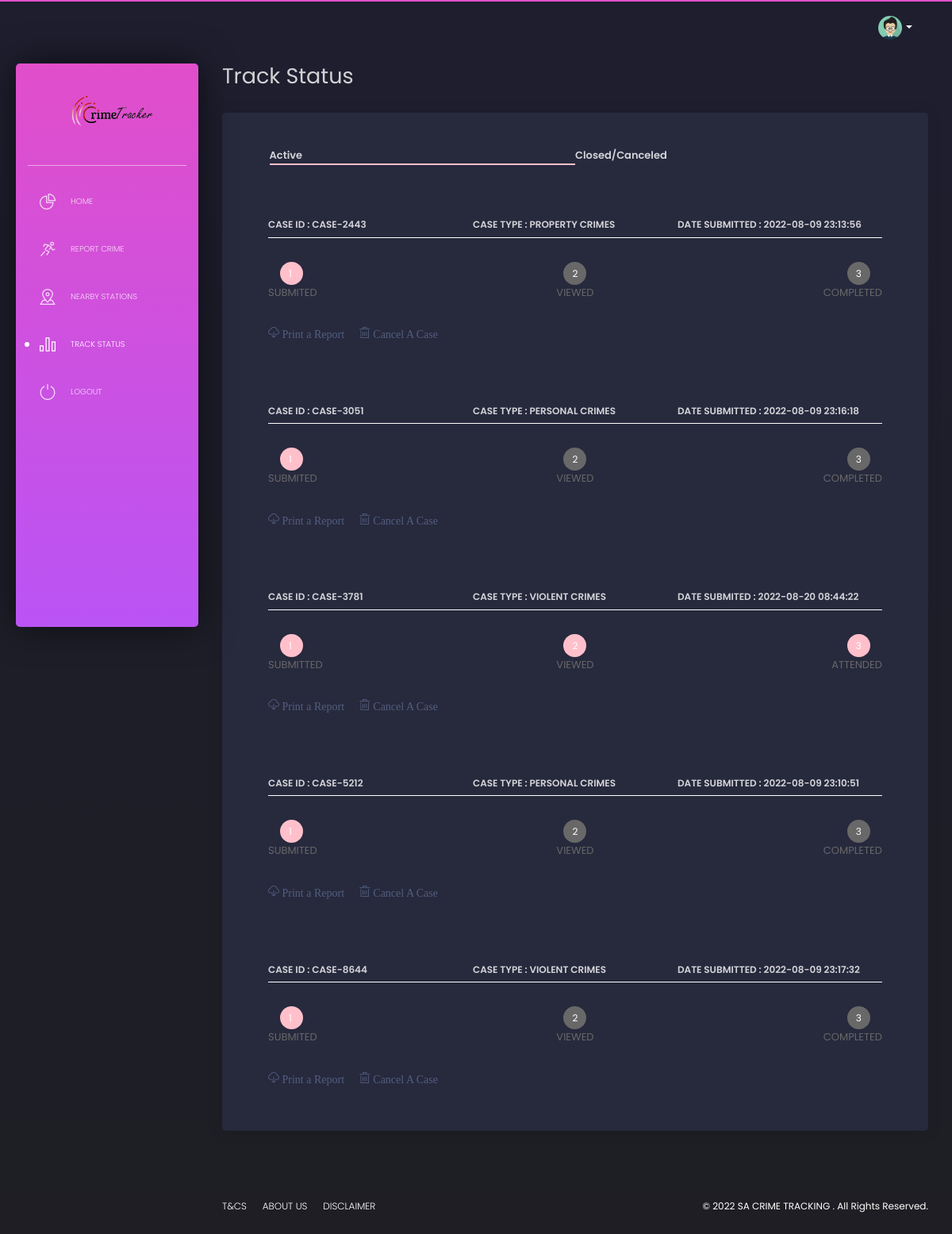
Page /user/status.php (signed in) on the committed database.
### tables this page shows
CREATE TABLE `reported_case` (
  `case_id` varchar(200) NOT NULL,
  `user_id` varchar(200) NOT NULL,
  `police_stationID` varchar(200) NOT NULL,
  `case_type` varchar(200) NOT NULL,
  `description` varchar(200) NOT NULL,
  `date_submited` datetime NOT NULL DEFAULT current_timestamp(),
  `case_status` varchar(200) NOT NULL DEFAULT 'Submited',
  `police_id` varchar(200) NOT NULL,
  `received` int(50) NOT NULL DEFAULT 0,
  `incident_date` varchar(200) NOT NULL,
  `location` varchar(200) NOT NULL
);

### user/status.php (the view, shortened to what this page needs)
<?php
  include("../database/connection.php");
  $email=$_SESSION['user'];
  $sql="SELECT * from user where email_address='$email'";
  $res=mysqli_query($conn,$sql);
  $profile_pic="";
  while($row=mysqli_fetch_assoc($res)){
	$profile_pic=$row['profile_pic'];
 }
?>
<!DOCTYPE html>
<html lang="en">
<head>
  <link href="https://use.fontawesome.com/releases/v5.0.6/css/all.css" rel="stylesheet">
  <link href="../assets/css/nucleo-icons.css" rel="stylesheet" />
  <link href="../assets/css/black-dashboard.css?v=1.0.0" rel="stylesheet" />
  <link href="../assets/demo/demo.css" rel="stylesheet" />
  <link rel="../stylesheet" href="../dist/css/cxdialog.min.css">
  <link type="text/css" rel="stylesheet" href="../loader/dist/jquery.loading-indicator.css" />
</head>
<body class="">
  <div class="wrapper">
    <div class="sidebar">
      <div class="sidebar-wrapper">
        <div class="logo">
           <img src="../assets/img/logo.png">
        </div>
        <ul class="nav">
         <li class="">
            <a href="index.php">
              <i class="tim-icons icon-chart-pie-36"></i>
              <p>Home</p>
            </a>
          </li>
          <li >
            <a href="report_case.php">
              <i class="tim-icons icon-user-run"></i>
              <p>Report Crime</p>
            </a>
          </li>
         <li >
            <a href="nearby_stations.php">
              <i class="tim-icons icon-square-pin"></i>
              <p>Nearby Stations</p>
            </a>
          </li>
         <li  class="active">
            <a href="status.php">
              <i class="tim-icons icon-chart-bar-32"></i>
              <p>Track Status</p>
            </a>
          </li>
          <li>
            <a href="../index.php">
              <i class="tim-icons icon-button-power"></i>
              <p>Logout</p>
            </a>
          </li>
        </ul>
      </div>
    </div>
    <div class="main-panel">
      <nav class="navbar navbar-expand-lg navbar-absolute navbar-transparent">
        <div class="container-fluid">
          <div class="collapse navbar-collapse" id="navigation">
            <ul class="navbar-nav ml-auto">
              <li class="dropdown nav-item">
                <a href="#" class="dropdown-toggle nav-link" data-toggle="dropdown">
                 <div class="photo">
				    <?php
					   if($profile_pic==""){
						?>
                       <img src="../assets/img/anime3.png" alt="Profile Photo">
					   <?php
					}
					else{
					?>
					 <img src="profile pictures/<?php echo $profile_pic; ?>" alt="Profile Photo">
					<?php
					}?>
                  </div>
                  <b class="caret d-none d-lg-block d-xl-block"></b>
                </a>
              </li>
            </ul>
          </div>
        </div>
      </nav>
      <div class="content">
        <div class="row">
          <div class="col-md-12">
		  <h2>Track Status</h2>
            <div class="card" id="individual">
              <div class="card-header" style="display:flex;width:90%;margin:0 auto">
                <h5 class="title" style="width:50%;border-bottom:2px solid pink;cursor:pointer">Active</h5>
				<h5 class="title" style="cursor:pointer;width:50%">Closed/Canceled</h5>
              </div>
              <div class="card-body">
		   <?php
		           $sql="select * from  reported_case where user_id='$email'";
				   $results=mysqli_query($conn,$sql);
				   if(mysqli_num_rows($results)>0){
					   while($row=mysqli_fetch_assoc($results)){
					     if(strtoupper($row['case_status'])=='ATTENDED'){
		                  echo '
						    	<div class="status">
                                   <h6>Case ID : '.$row["case_id"].'</h6>
								   <h6>Case Type : '.$row["case_type"].'</h6>
								   <h6>Date Submited : '.$row["date_submited"].'</h6>
		                         </div>
                                <div class="pr">
                                   <div class="">
                                      <ul id="progressbar" >
                                         <li class="step0 active " id="step1">SUBMITTED</li>
                                         <li class="step0 active text-center" id="step2">VIEWED</li>
                                         <li class="step0 active text-muted text-right" id="step3">'.strtoupper($row['case_status']).'</li>
                                       </ul>
                                   </div>
								   <i class="tim-icons icon-cloud-download-93" style="margin-right:15px"><a style="cursor:pointer" onclick=status("'.$row["case_id"].'")> Print a Report </a></i>
								    <i class="tim-icons icon-trash-simple"><a style="cursor:pointer" onclick=cancel("'.$row["case_id"].'")> Cancel A Case</a></i>
                                </div>
								';
						 }
						 else if(strtoupper($row['case_status'])=='SUBMITED'){
		                  echo '
						    	<div class="status">
                                   <h6>Case ID : '.$row["case_id"].'</h6>
								   <h6>Case Type : '.$row["case_type"].'</h6>
								   <h6>Date Submitted : '.$row["date_submited"].'</h6>
		                         </div>
                                <div class="pr">
                                   <div class="">
                                      <ul id="progressbar" >
                                         <li class="step0 active " id="step1">SUBMITED</li>
                                         <li class="step0  text-center" id="step2">VIEWED</li>
                                         <li class="step0  text-muted text-right" id="step3">COMPLETED</li>
                                       </ul>
                                   </div>
								   <i class="tim-icons icon-cloud-download-93" style="margin-right:15px"><a style="cursor:pointer" onclick=status("'.$row["case_id"].'")> Print a Report </a></i>
								    <i class="tim-icons icon-trash-simple"><a style="cursor:pointer" onclick=cancel("'.$row["case_id"].'")> Cancel A Case</a></i>
                                </div>
								';
						 }
					   }
				   }
				   else{
					   echo '
	                        <div class="card-body" style="text-align:center">
                            <h6>No Active Ticket Found</h6>
		                    </div>
					   ';
				   }
		  ?>
              </div>
            </div>
          </div>
        </div>
      </div>
       <footer class="footer">
        <div class="container-fluid">
          <ul class="nav">
            <li class="nav-item">
              <a href="javascript:void(0)" class="nav-link">
                T&Cs
              </a>
            </li>
            <li class="nav-item">
              <a href="javascript:void(0)" class="nav-link">
                About Us
              </a>
            </li>
            <li class="nav-item">
              <a href="javascript:void(0)" class="nav-link">
                Disclaimer
              </a>
            </li>
          </ul>
          <div class="copyright">
            ©
             SA CRIME TRACKING . All Rights Reserved.
          </div>
        </div>
      </footer>
    </div>
  </div>
</body>
</html>

### user/status.php (style rules this page uses)
.status { width:90%; display:flex; border-bottom:1px solid #fff; margin:0 auto; }
.status h6 { margin-top:5%; width:33.33%; }
#progressbar { margin-bottom: 30px; overflow: hidden; color: #455A64; padding-left: 0px; margin-top: 30px }
#progressbar li { list-style-type: none; font-size: 13px; width: 33.33%; float: left; position: relative; font-weight: 400; color: #686868 !important; }
#progressbar #step1:before { content: "1"; color: #fff; width: 29px; margin-left: 15px !important; padding-left: 11px !important; }
#progressbar #step2:before { content: "2"; color: #fff; width: 29px; }
#progressbar #step3:before { content: "3"; color: #fff; width: 29px; margin-right: 15px !important; padding-right: 11px !important; }
#progressbar li:before { line-height: 29px; display: block; font-size: 12px; background: #686868 ; border-radius: 50%; margin: auto; }
#progressbar li:after { content: ''; width: 121%; height: 2px; background: #686868; position: absolute; left: 0%; right: 0%; top: 15px; z-index: -1; }
#progressbar li:nth-child(2):after { left: 50%; }
#progressbar li:nth-child(1):after { left: 25%; width: 121%; }
#progressbar li:nth-child(3):after { left: 25% !important; width: 50% !important; }
#progressbar li.active:before, #progressbar li.active:after { background: pink; }
.pr { width:90%; margin:0 auto; margin-bottom:5%; }

### rows in the picture
reported_case: case_id "CASE-2443", case_type "PROPERTY CRIMES", date_submited "2022-08-09 23:13:56"
reported_case: case_id "CASE-3051", case_type "PERSONAL CRIMES", date_submited "2022-08-09 23:16:18"
reported_case: case_id "CASE-3781", case_type "VIOLENT CRIMES", date_submited "2022-08-20 08:44:22", case_status "ATTENDED"
reported_case: case_id "CASE-5212", case_type "PERSONAL CRIMES", date_submited "2022-08-09 23:10:51"
reported_case: case_id "CASE-8644", case_type "VIOLENT CRIMES", date_submited "2022-08-09 23:17:32"
